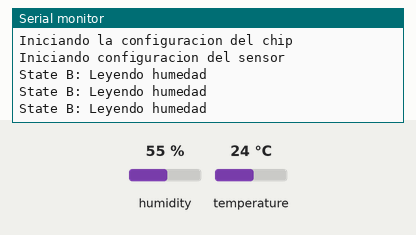
This program was run on a simulated ESP8266 (NodeMCU). Parts: the last lines printed to the serial monitor. The test bench sets the inputs (shaded band); at power-on: humidity 55 %, temperature 24 °C.

Above: at 4.8 s.
4.9 s: humidity set to 22 %
At 6.7 s:
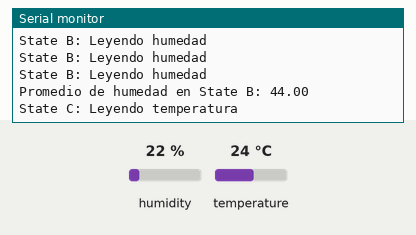
9.4 s: temperature set to 12 °C
At 11.3 s:
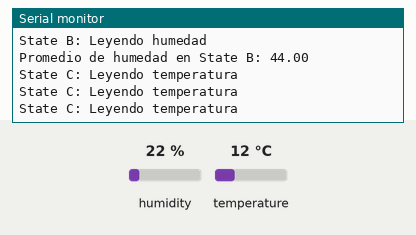
13.9 s: humidity set to 40 %
At 14.6 s:
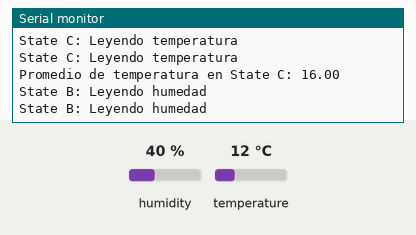

Measured:
- after the input at 4.9 s, the serial monitor: prints a new line after 1.2 s (image 1)

The program:

main.cpp
```cpp
#include <Arduino.h>
#include <ClosedCube_HDC1080.h>

ClosedCube_HDC1080 sensorHT;

// Constants
const int numReadings = 3;  // Adjust this value based on how many readings you want to take in each state

// State machine states
enum State {
  STATE_B,
  STATE_C
};

State currentState = STATE_B;  // Initial state
int readingsCount = 0;  // Counter for the number of readings in the current state
float sumTemperature = 0;
float sumHumidity = 0;

// Function declarations
void stateB();
void stateC();

void setup() {
  Serial.begin(115200);
  Serial.println("");
  Serial.println("Iniciando la configuracion del chip");
  Serial.println("Iniciando configuracion del sensor");
  sensorHT.begin(0x40);
}

void loop() {
  switch (currentState) {
    case STATE_B:
      stateB();
      break;
    case STATE_C:
      stateC();
      break;
  }
}

// State B: Read Humidity
void stateB() {
  Serial.println("State B: Leyendo humedad");
  delay(2000);

  float humidity = sensorHT.readHumidity();
  sumHumidity += humidity;

  if (++readingsCount >= numReadings) {
    float avgHumidity = sumHumidity / numReadings;

    Serial.println("");
    Serial.print("Promedio de humedad en State B: ");
    Serial.println(avgHumidity, 2);  // Display average humidity with 2 decimal places

    currentState = STATE_C;  // Transition to next state
    readingsCount = 0;  // Reset readings count and sum for the next state
    sumHumidity = 0;
  }
}

// State C: Read Temperature
void stateC() {
  Serial.println("State C: Leyendo temperatura");
  delay(2000);

  float temperature = sensorHT.readTemperature();
  sumTemperature += temperature;

  if (++readingsCount >= numReadings) {
    float avgTemperature = sumTemperature / numReadings;

    Serial.println("");
    Serial.print("Promedio de temperatura en State C: ");
    Serial.println(avgTemperature, 2);  // Display average temperature with 2 decimal places

    currentState = STATE_B;  // Transition back to State B
    readingsCount = 0;  // Reset readings count and sum for the next state
    sumTemperature = 0;
  }
}
```
